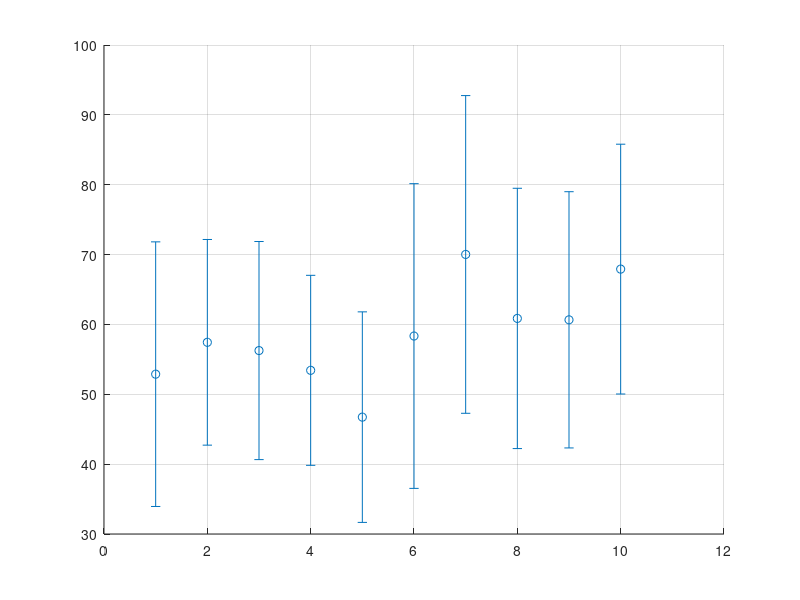

MATLAB code to generate this figure: (Note: this script raises an error after producing the figure.)
clearvars; clc; close all;

%% Data för Scenario 1
Mean1 = [52.88, 57.44, 56.26, 53.43, 46.73, 58.34, 70.02, 60.86, 60.66, 67.92];
STD1 = [18.94, 14.72, 15.61, 13.60, 15.07, 21.81, 22.74, 18.63, 18.34, 17.88];
x1 = 1:length(Mean1);

% Linjäranpassning Scenario 1
p1 = polyfit(x1, Mean1, 1);
y_fit1 = polyval(p1, x1);

%% Data för Scenario 2
Mean2 = [46.22, 48.08, 51.71, 43.3, 46.78, 47.28, 52.97, 53.38, 49.18, 53.02];
STD2 = [15.31, 15.63, 16.14, 11.11, 8.12, 10.66, 23.42, 25.33, 18.65, 25.42];
x2 = 1:length(Mean2);

% Linjäranpassning Scenario 2
p2 = polyfit(x2, Mean2, 1);
y_fit2 = polyval(p2, x2);

%% Plot Scenario 1
figure('Name', 'Scenario 1 - Tracking Performance', 'Color', 'w');
hold on; grid on;

% Rita ut standardavvikelse som Error Bars (ser renare ut än stjärnor)
errorbar(x1, Mean1, STD1, 'o', 'Color', [0.4 0.4 0.4], 'MarkerSize', 6, ...
    'MarkerFaceColor', 'r', 'LineWidth', 1.2, 'DisplayName', 'Trial Mean & STD');

% Linjäranpassning
plot(x1, y_fit1, '-', 'Color', 'b', 'LineWidth', 2, 'DisplayName', 'Linear Trend');

% Referenslinje
yline(30, '--k', 'LineWidth', 1.5, 'DisplayName', 'Reference (30 cm)');

% Totalmedelvärde (I-del improvement)
yline(mean(Mean1), ':', 'Color', [0.1 0.6 0.1], 'LineWidth', 1.5, 'DisplayName', 'Grand Mean');

% Formatering
xlabel('Trial Number');
ylabel('Distance (cm)');
title('Tracking Performance: Scenario 1');
ylim([0 100]);
xlim([0.5 length(Mean1)+0.5]);
legend('Location', 'northeastoutside');
set(gca, 'FontSize', 11, 'TickLabelInterpreter', 'latex');

%% Plot Scenario 2
figure('Name', 'Scenario 2 - Tracking Performance', 'Color', 'w');
hold on; grid on;

errorbar(x2, Mean2, STD2, 'o', 'Color', [0.4 0.4 0.4], 'MarkerSize', 8, ...
    'MarkerFaceColor', 'r', 'LineWidth', 1.2, 'DisplayName', 'Trial Mean & STD');

plot(x2, y_fit2, '-', 'Color', 'b', 'LineWidth', 2, 'DisplayName', 'Linear Trend');

yline(30, '--k', 'LineWidth', 1.5, 'DisplayName', 'Reference (30 cm)');
yline(mean(Mean2), ':', 'Color', [0.1 0.6 0.1], 'LineWidth', 1.5, 'DisplayName', 'Grand Mean');

xlabel('Trial Number');
ylabel('Distance (cm)');
title('Tracking Performance: Scenario 2');
ylim([0 100]);
xlim([0.5 length(Mean2)+0.5]);
legend('Location', 'northeastoutside');
set(gca, 'FontSize', 11, 'TickLabelInterpreter', 'latex');

% Skriv ut ekvationerna i kommandofönstret
fprintf('Scenario 1: y = %.2fx + %.2f\n', p1(1), p1(2));
fprintf('Scenario 2: y = %.2fx + %.2f\n', p2(1), p2(2));
